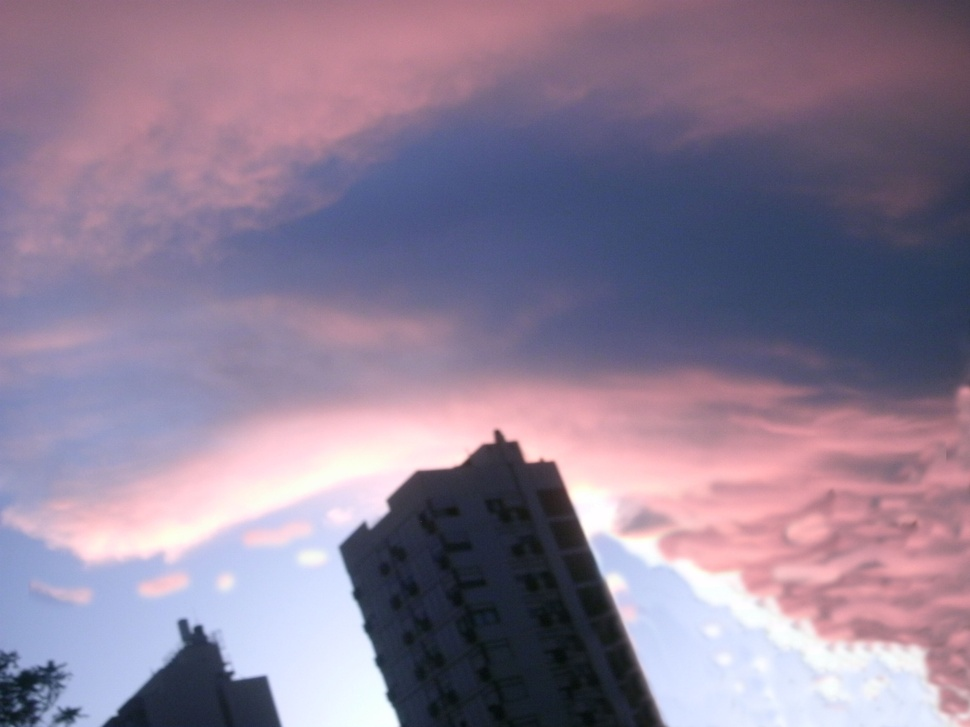
#> input picture Ejercicio_N°14/edificio.JPG, 970 x 727 px, shrunk from 3264 x 2448 before the run, found by its file name
$ python Ejercicio_Numero_14.py
#> lines starting #> are read from the running program, lines starting #| are printed output that depends on the picture
from PIL import Image

#Abrir la imagen y convertir a RGB
imagen = Image.open("edificio.jpg").convert("RGB")
#> imagen is the input picture: PIL image 970x727 RGB; mean R, G, B 141.2, 125.7, 148.5


# Crear imagen en escala de grises
ancho, alto = imagen.size
#> ancho = 970; alto = 727
blancoNegro = Image.new("L", (ancho, alto)) # el "L" significa que va a se Blanco o Negro puro(1 bit por pixel)
#> blancoNegro: PIL image 970x727 L; every value is 0

for x in range(ancho):
    for y in range(alto):
        r, g, b = imagen.getpixel((x, y))
        gris = int((r + g + b) / 3)
        blancoNegro.putpixel((x, y), gris)
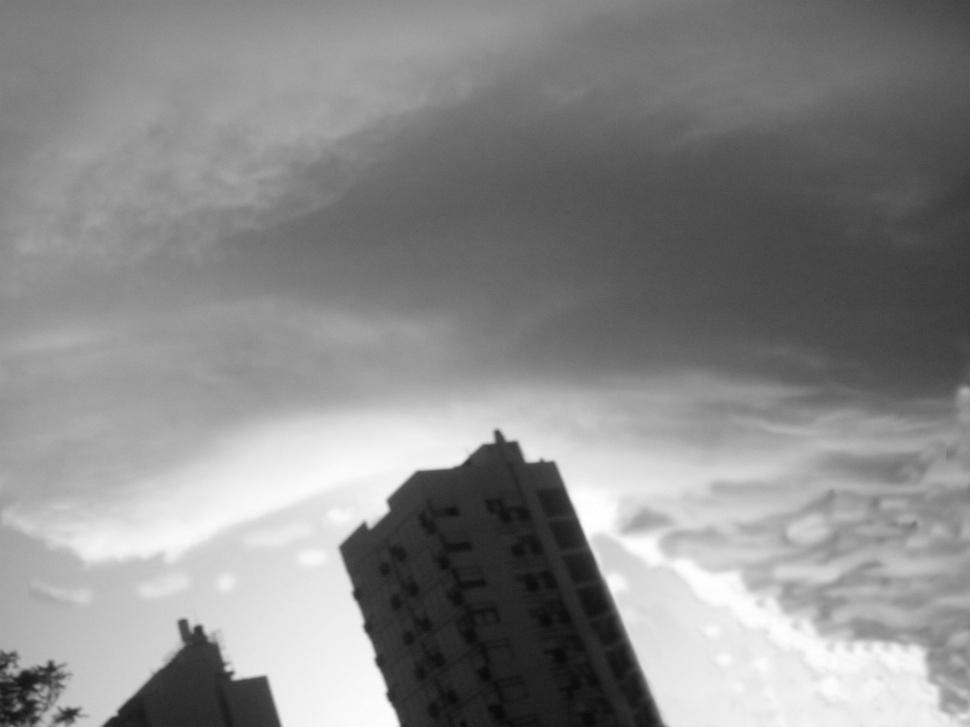
#> blancoNegro: PIL image 970x727 L; min 7, max 255, mean 138.1

# Rotar horizontalmente
blancoNegro_rotada = Image.new("L", (ancho, alto))
for x in range(ancho):
    for y in range(alto):

        #Copiamos el pixel del lado opuesto
        pixel = blancoNegro.getpixel((x, y))
        blancoNegro_rotada.putpixel((ancho - 1 - x, y), pixel)
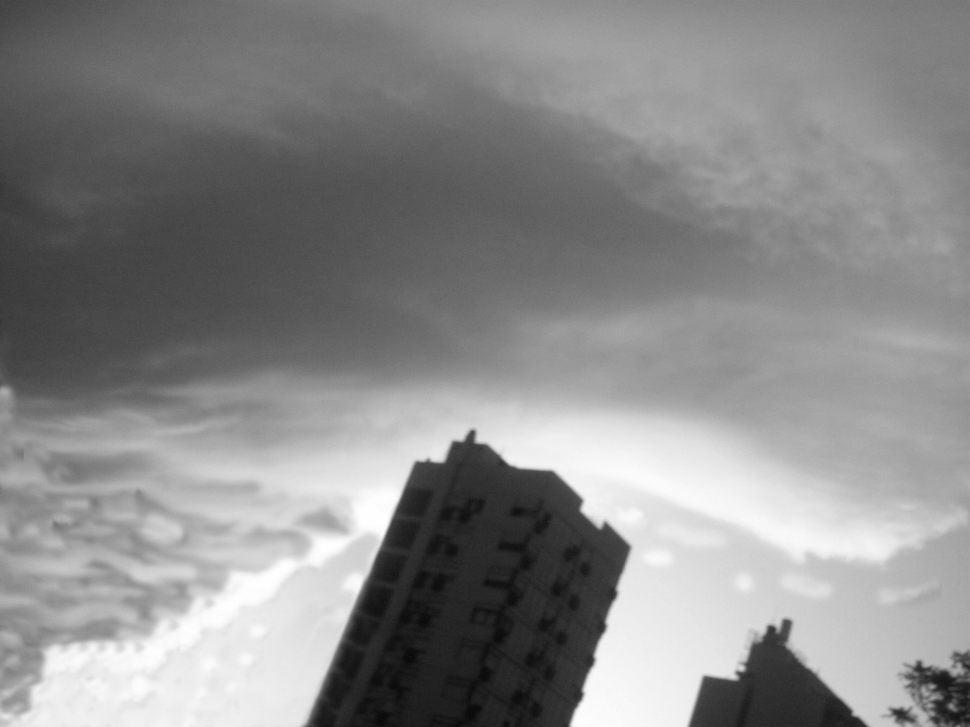
#> blancoNegro_rotada: PIL image 970x727 L; min 7, max 255, mean 138.1

# Mostrar la imagen en escala de grises y rotada
blancoNegro_rotada.show(title="Escala de grises y rotada horizontalmente")
